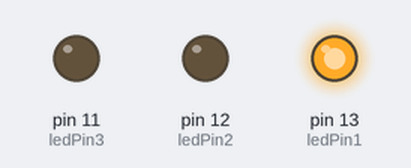
The sketch below on a simulated Arduino Uno, built with avr-gcc and run on an emulated ATmega328P. Parts: output pins drawn as LEDs (lit = HIGH).

Above: at 0.5 s.
At 1.5 s:
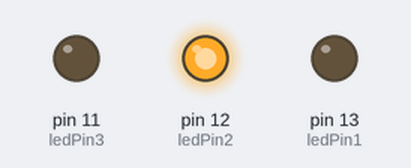
At 5.5 s:
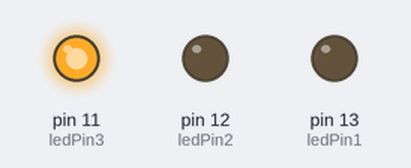
Timing chart, 0 to 6.9 s (numbered marks = the images above):
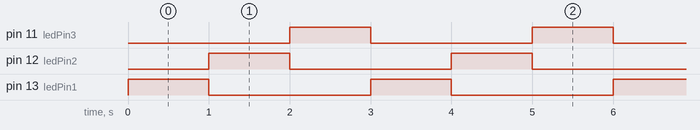

Measured:
- by itself, pin 11 (ledPin3), pin 12 (ledPin2), pin 13 (ledPin1): alternates HIGH for 1.0 s and LOW for 2.0 s
- by itself, everything shown: repeats every 3.0 s, in 4 steps

The sketch:

finalproject.ino
```cpp
const int ledPin1 = 13; // Pin connected to the anode of LED 1
const int ledPin2 = 12; // Pin connected to the anode of LED 2
const int ledPin3 = 11; // Pin connected to the anode of LED 3

void setup() {
  pinMode(ledPin1, OUTPUT);
  pinMode(ledPin2, OUTPUT);
  pinMode(ledPin3, OUTPUT);
}

void loop() {
  digitalWrite(ledPin1, HIGH); // Turn LED 1 on
  delay(1000); // Wait for 1 second
  digitalWrite(ledPin1, LOW); // Turn LED 1 off

  digitalWrite(ledPin2, HIGH); // Turn LED 2 on
  delay(1000); // Wait for 1 second
  digitalWrite(ledPin2, LOW); // Turn LED 2 off

  digitalWrite(ledPin3, HIGH); // Turn LED 3 on
  delay(1000); // Wait for 1 second
  digitalWrite(ledPin3, LOW); // Turn LED 3 off
}
```
